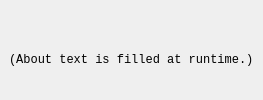
     <widget class="QWidget" name="About_Tab">
      <attribute name="title">
       <string>About</string>
      </attribute>
      <layout class="QGridLayout" name="gridLayout_4">
       <property name="leftMargin">
        <number>0</number>
       </property>
       <property name="topMargin">
        <number>0</number>
       </property>
       <property name="rightMargin">
        <number>0</number>
       </property>
       <property name="bottomMargin">
        <number>0</number>
       </property>
       <item row="0" column="0">
        <widget class="QWidget" name="Widget_Logo_Background" native="true">
         <layout class="QVBoxLayout" name="verticalLayout">
          <item alignment="Qt::AlignHCenter">
           <widget class="QLabel" name="AQEMU_Logo">
            <property name="sizePolicy">
             <sizepolicy hsizetype="Fixed" vsizetype="Fixed">
              <horstretch>0</horstretch>
              <verstretch>0</verstretch>
             </sizepolicy>
            </property>
            <property name="maximumSize">
             <size>
              <width>16777215</width>
              <height>16777215</height>
             </size>
            </property>
            <property name="styleSheet">
             <string notr="true">background-color: rgba(255, 255, 255, 0);</string>
            </property>
            <property name="text">
             <string/>
            </property>
            <property name="pixmap">
             <pixmap resource="../resources/shared_images.qrc">:/aqemu_logo.png</pixmap>
            </property>
            <property name="scaledContents">
             <bool>true</bool>
            </property>
            <property name="alignment">
             <set>Qt::AlignCenter</set>
            </property>
           </widget>
          </item>
          <item alignment="Qt::AlignHCenter">
           <widget class="QLabel" name="About_Text">
            <property name="font">
             <font>
              <family>Monospace</family>
             </font>
            </property>
            <property name="styleSheet">
             <string notr="true">background-color: rgba(255, 255, 255, 0);</string>
            </property>
            <property name="text">
             <string>&lt;html&gt;&lt;body&gt;&lt;p&gt;(About text is filled at runtime.)&lt;/p&gt;&lt;/body&gt;&lt;/html&gt;</string>
            </property>
            <property name="alignment">
             <set>Qt::AlignLeading|Qt::AlignLeft|Qt::AlignVCenter</set>
            </property>
            <property name="openExternalLinks">
             <bool>true</bool>
            </property>
            <property name="textInteractionFlags">
             <set>Qt::TextBrowserInteraction</set>
            </property>
           </widget>
          </item>
         </layout>
        </widget>
       </item>
      </layout>
     </widget>
